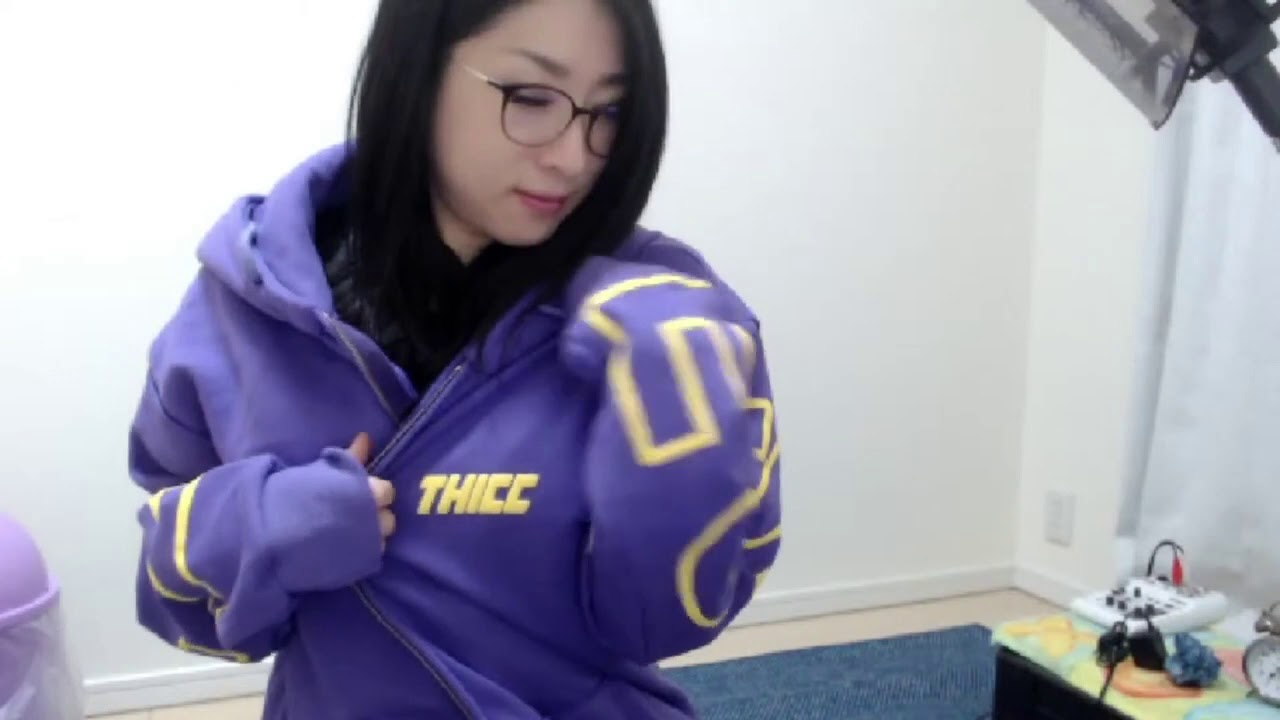
#> input picture pcd/tugas5/images/kson.jpg, 1280 x 720 px
$ python cmyCopy.py
#> lines starting #> are read from the running program, lines starting #| are printed output that depends on the picture
#!/usr/bin/env python
from PIL import Image
import numpy as np
def main():
    im = Image.open("images/kson.jpg")
#> im is the input picture: PIL image 1280x720 RGB; mean R, G, B 154.7, 153.7, 171.8
    pixel_map = im.load()
    w,h = im.size
#> w = 1280; h = 720
    for i in range(w):
        for j in range(h):
            r,g,b=im.getpixel((i,j))
            # CMY formula
            c = 1 - r/255
            m = 1 - g/255
            y = 1 - b/255

            # set pixel value
            pixel_map[i,j] = (int(c), int(m), int(y))
    im.show()
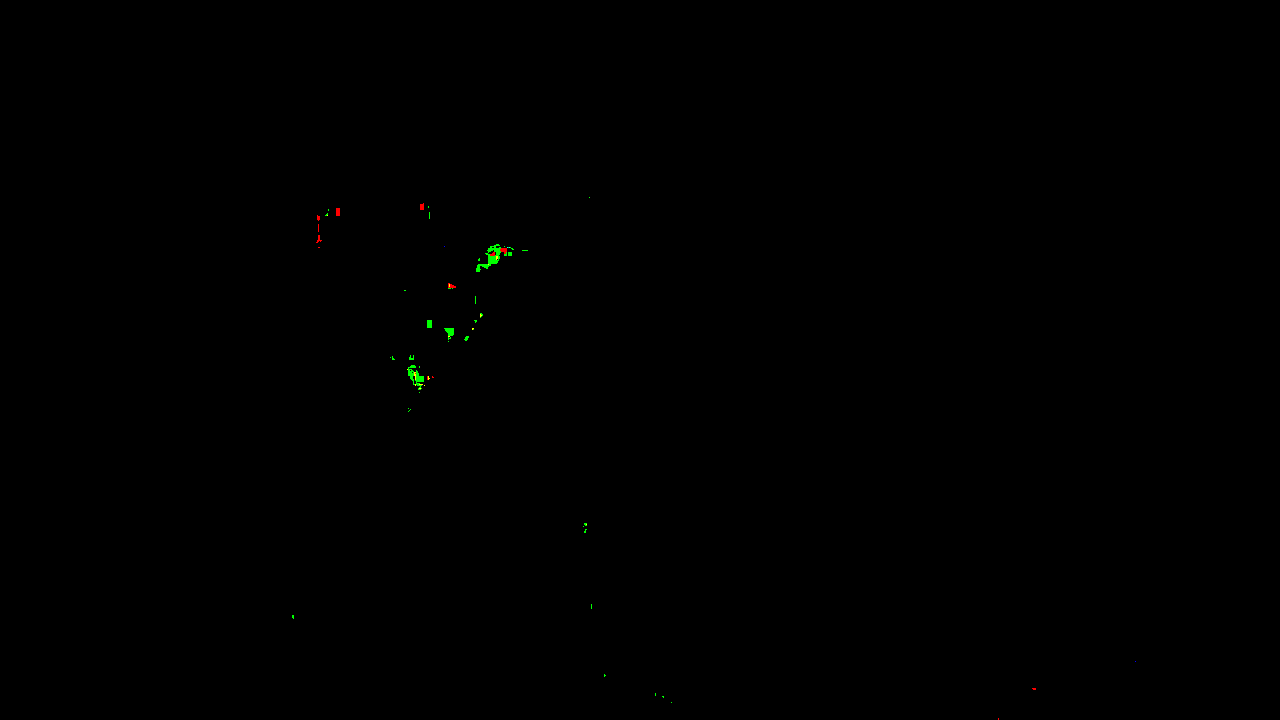
#> shown: PIL image 1280x720 RGB; mean R, G, B 0.000256, 0.000787, 4.34e-06; drawn with 1 as white
if (__name__ == "__main__"):
    main()
